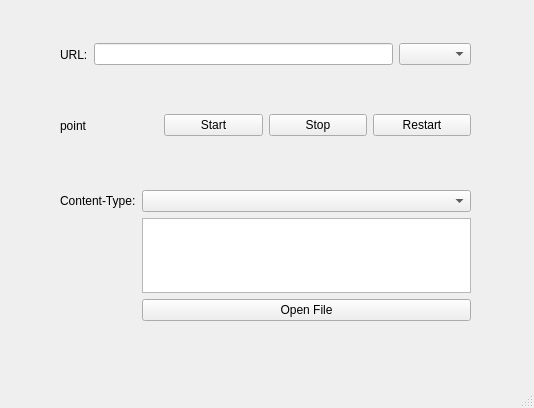
<?xml version="1.0" encoding="UTF-8"?>
<ui version="4.0">
 <class>MainWindow</class>
 <widget class="QMainWindow" name="MainWindow">
  <property name="geometry">
   <rect>
    <x>0</x>
    <y>0</y>
    <width>534</width>
    <height>408</height>
   </rect>
  </property>
  <property name="windowTitle">
   <string>MainWindow</string>
  </property>
  <widget class="QWidget" name="centralwidget">
   <widget class="QWidget" name="horizontalLayoutWidget_2">
    <property name="geometry">
     <rect>
      <x>60</x>
      <y>30</y>
      <width>411</width>
      <height>49</height>
     </rect>
    </property>
    <layout class="QHBoxLayout" name="url_layout">
     <item>
      <widget class="QLabel" name="label_url">
       <property name="text">
        <string>URL:</string>
       </property>
      </widget>
     </item>
     <item>
      <widget class="QLineEdit" name="url_path"/>
     </item>
     <item>
      <widget class="QComboBox" name="req_method">
       <property name="currentText">
        <string/>
       </property>
       <property name="currentIndex">
        <number>-1</number>
       </property>
      </widget>
     </item>
    </layout>
   </widget>
   <widget class="QWidget" name="horizontalLayoutWidget">
    <property name="geometry">
     <rect>
      <x>60</x>
      <y>100</y>
      <width>411</width>
      <height>51</height>
     </rect>
    </property>
    <layout class="QHBoxLayout" name="opt_layout">
     <item>
      <widget class="QLabel" name="status_point">
       <property name="text">
        <string>point</string>
       </property>
      </widget>
     </item>
     <item>
      <widget class="QPushButton" name="btn_start">
       <property name="text">
        <string>Start</string>
       </property>
      </widget>
     </item>
     <item>
      <widget class="QPushButton" name="btn_stop">
       <property name="text">
        <string>Stop</string>
       </property>
      </widget>
     </item>
     <item>
      <widget class="QPushButton" name="btn_restart">
       <property name="text">
        <string>Restart</string>
       </property>
      </widget>
     </item>
    </layout>
   </widget>
   <widget class="QWidget" name="formLayoutWidget">
    <property name="geometry">
     <rect>
      <x>60</x>
      <y>190</y>
      <width>411</width>
      <height>131</height>
     </rect>
    </property>
    <layout class="QFormLayout" name="formLayout">
     <item row="0" column="1">
      <widget class="QComboBox" name="content_type"/>
     </item>
     <item row="0" column="0">
      <widget class="QLabel" name="label_ct">
       <property name="text">
        <string>Content-Type:</string>
       </property>
      </widget>
     </item>
     <item row="1" column="0">
      <widget class="QLabel" name="label_text">
       <property name="text">
        <string/>
       </property>
      </widget>
     </item>
     <item row="1" column="1">
      <widget class="QPlainTextEdit" name="content"/>
     </item>
     <item row="2" column="0">
      <widget class="QLabel" name="label_file">
       <property name="text">
        <string/>
       </property>
      </widget>
     </item>
     <item row="2" column="1">
      <widget class="QPushButton" name="btn_file_open">
       <property name="text">
        <string>Open File</string>
       </property>
      </widget>
     </item>
    </layout>
   </widget>
   <zorder>horizontalLayoutWidget_2</zorder>
   <zorder>horizontalLayoutWidget</zorder>
   <zorder>url_path</zorder>
   <zorder>formLayoutWidget</zorder>
  </widget>
  <widget class="QMenuBar" name="menubar">
   <property name="geometry">
    <rect>
     <x>0</x>
     <y>0</y>
     <width>534</width>
     <height>23</height>
    </rect>
   </property>
  </widget>
  <widget class="QStatusBar" name="statusbar"/>
 </widget>
 <resources/>
 <connections/>
</ui>
